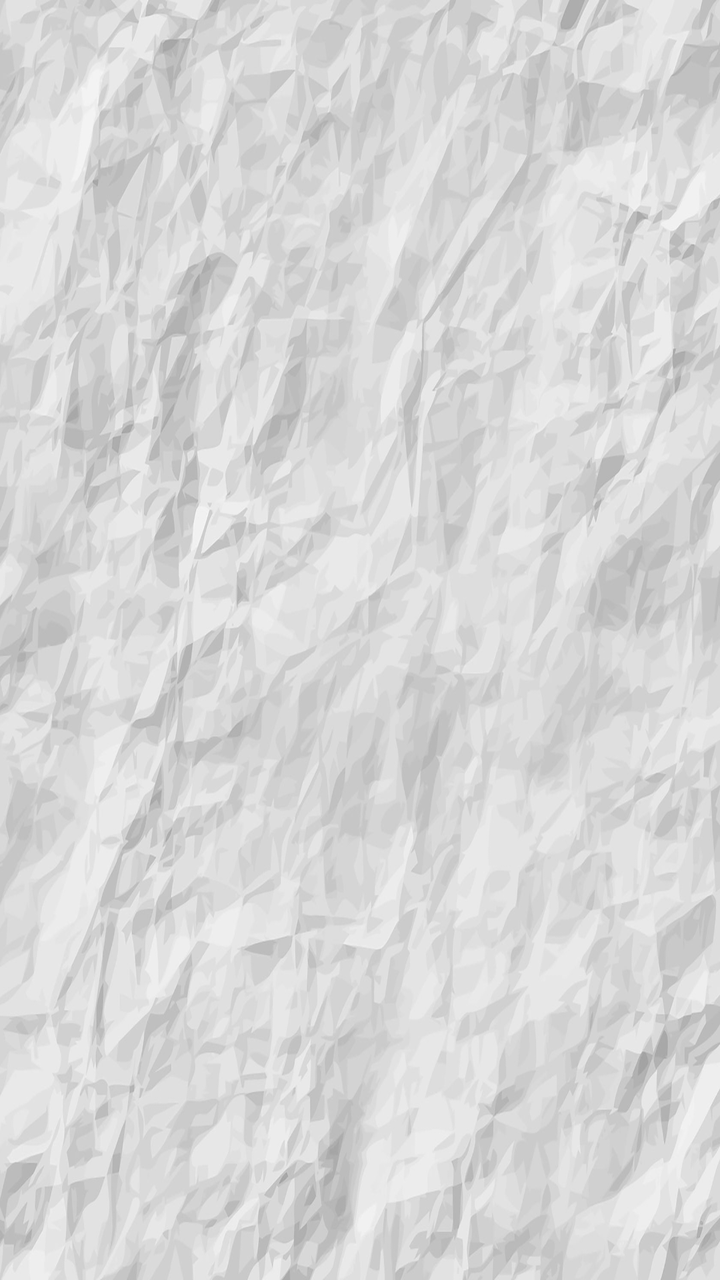
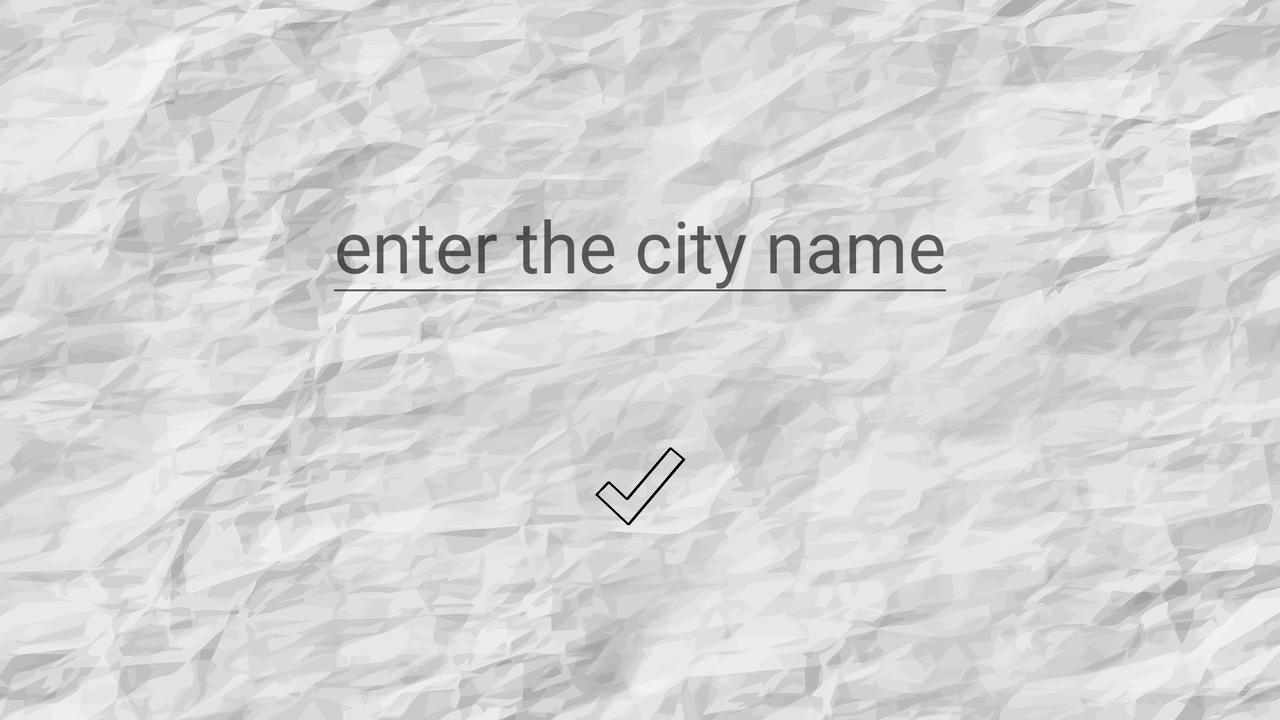

Two renders of one Android screen. The first uses the default layout on a phone; the second uses the alternative layout the repository ships for a different screen configuration, on a matching device. The two XML files are below.
<!-- AndroidManifest.xml: application theme AppTheme -->
<!-- res/layout/fragment_options.xml -->
<?xml version="1.0" encoding="utf-8"?>
<LinearLayout xmlns:android="http://schemas.android.com/apk/res/android"
    android:layout_width="match_parent"
    android:layout_height="wrap_content"
    android:orientation="vertical" >

    <androidx.recyclerview.widget.RecyclerView
        android:id="@+id/cities_rv"
        android:layout_width="match_parent"
        android:layout_height="wrap_content" />
</LinearLayout>
<!-- resources referenced by this layout -->
<resources>
  <style name="AppTheme" parent="Theme.MaterialComponents.Light.DarkActionBar">
          <item name="colorPrimary">@color/colorPrimary</item>
          <item name="colorPrimaryDark">@color/colorPrimaryDark</item>
          <item name="colorAccent">@color/colorAccent</item>
          <item name="android:windowBackground">@drawable/background</item>
          <item name="android:fontFamily">@font/bad_script</item>
      </style>
  <color name="colorPrimary">#6200EE</color>
  <color name="colorPrimaryDark">#3700B3</color>
  <color name="colorAccent">@android:color/black</color>
  <!-- drawable background: jpg bitmap (drawable, 186168 bytes) -->
</resources>
<!-- res/layout-land/fragment_options.xml (the repository's variant of the layout above) -->
<!-- drawn on the phone turned sideways -->
<?xml version="1.0" encoding="utf-8"?>
<androidx.constraintlayout.widget.ConstraintLayout xmlns:android="http://schemas.android.com/apk/res/android"
    xmlns:app="http://schemas.android.com/apk/res-auto"
    android:layout_width="match_parent"
    android:layout_height="match_parent"
    android:background="@drawable/background">

    <EditText
        android:id="@+id/enterCity"
        android:layout_width="wrap_content"
        android:layout_height="wrap_content"
        android:autofillHints="@string/city"
        android:fontFamily="@font/bad_script"
        android:hint="@string/inputCityHint"
        android:inputType="text"
        android:textAlignment="center"
        android:textSize="@dimen/textSize_enterCity"
        app:layout_constraintBottom_toBottomOf="parent"
        app:layout_constraintEnd_toEndOf="parent"
        app:layout_constraintHorizontal_bias="0.5"
        app:layout_constraintVertical_bias="0.3"
        app:layout_constraintStart_toStartOf="parent"
        app:layout_constraintTop_toTopOf="parent" />

    <ImageView
        android:id="@+id/homeImage"
        android:layout_width="@dimen/width_optionsImage"
        android:layout_height="@dimen/height_optionsImage"
        android:contentDescription="@string/options"
        app:layout_constraintBottom_toBottomOf="parent"
        app:layout_constraintEnd_toEndOf="parent"
        app:layout_constraintHorizontal_bias="0.5"
        app:layout_constraintStart_toStartOf="parent"
        app:layout_constraintTop_toTopOf="parent"
        app:layout_constraintVertical_bias="0.7"
        app:srcCompat="@drawable/home" />

</androidx.constraintlayout.widget.ConstraintLayout>
<!-- resources referenced by the variant -->
<!-- as the phone turned sideways resolves them -->
<resources>
  <!-- from res/values-xxhdpi/ -->
  <dimen name="height_optionsImage">45dp</dimen>
  <!-- from res/values-xxhdpi/ -->
  <dimen name="textSize_enterCity">36sp</dimen>
  <!-- from res/values-xxhdpi/ -->
  <dimen name="width_optionsImage">45dp</dimen>
  <!-- drawable background: jpg bitmap (drawable, 186168 bytes) -->
  <!-- drawable home: png bitmap (drawable, 9604 bytes) -->
  <string name="city">Moscow</string>
  <string name="inputCityHint">enter the city name</string>
  <string name="options">Options</string>
  <style name="AppTheme" parent="Theme.MaterialComponents.Light.DarkActionBar">
          <item name="colorPrimary">@color/colorPrimary</item>
          <item name="colorPrimaryDark">@color/colorPrimaryDark</item>
          <item name="colorAccent">@color/colorAccent</item>
          <item name="android:windowBackground">@drawable/background</item>
          <item name="android:fontFamily">@font/bad_script</item>
      </style>
  <color name="colorPrimary">#6200EE</color>
  <color name="colorPrimaryDark">#3700B3</color>
  <color name="colorAccent">@android:color/black</color>
</resources>
